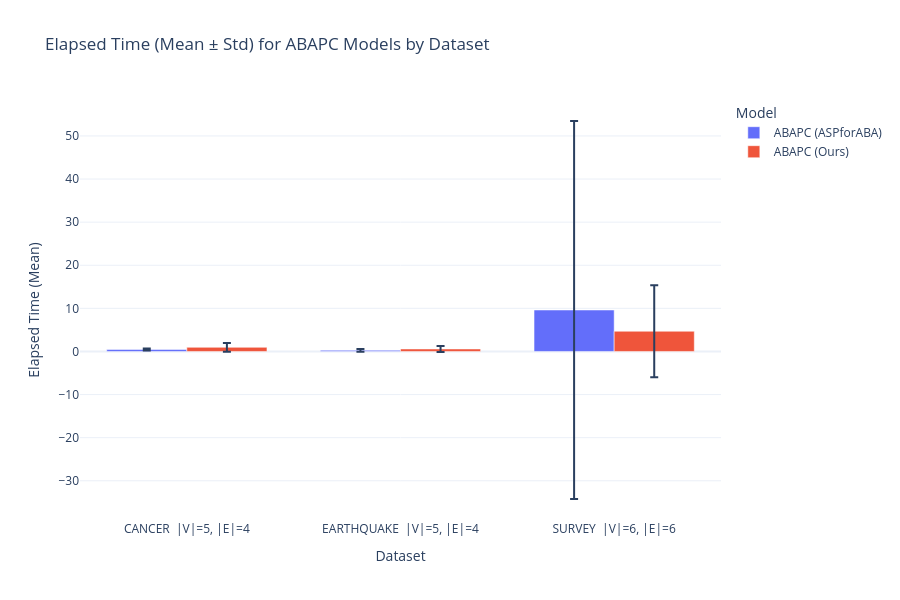

Write notebook code for a chart like this one.
### Code cell
import pandas as pd
import plotly.express as px
import plotly.io as pio

# Enable Kaleido export
pio.kaleido.scope.default_format = "png"

# Load your dataset
df = all_sum

# Optional: Clean HTML line breaks in 'dataset'
df['dataset'] = df['dataset'].str.replace('<br>', '\n', regex=False)

# ✅ Filter only ABAPC models
models_of_interest = ['ABAPC (ASPforABA)', 'ABAPC (Ours)']
df_filtered = df[df['model'].isin(models_of_interest)]

# Create grouped bar plot
fig = px.bar(
    df_filtered,
    x='dataset',
    y='elapsed_mean',
    color='model',
    barmode='group',
    error_y='elapsed_std',
    title="Elapsed Time (Mean ± Std) for ABAPC Models by Dataset",
    labels={'elapsed_mean': 'Elapsed Time (Mean)', 'dataset': 'Dataset'},
    height=600
)

fig.update_layout(
    xaxis_tickangle=-0,
    bargap=0.25,
    legend_title_text='Model',
    template='plotly_white'
)

# Show the plot
fig.show()

# Export to image
fig.write_image("elapsed_time_grouped_by_dataset.png", scale=2)

### Figure 1 — Plotly figure (JSON) as saved in the notebook; plotly's stock layout.template omitted (floating-point values rounded to 4 significant figures)
{"data": [{"alignmentgroup": "True", "error_y": {"array": [0.24, 0.33, 43.85]}, "hovertemplate": "model=ABAPC (ASPforABA)<br>Dataset=%{x}<br>Elapsed Time (Mean)=%{y}<extra></extra>", "legendgroup": "ABAPC (ASPforABA)", "marker": {"color": "#636efa", "pattern": {"shape": ""}}, "name": "ABAPC (ASPforABA)", "offsetgroup": "ABAPC (ASPforABA)", "orientation": "v", "showlegend": true, "textposition": "auto", "type": "bar", "x": ["CANCER\n |V|=5, |E|=4", "EARTHQUAKE\n |V|=5, |E|=4", "SURVEY\n |V|=6, |E|=6"], "xaxis": "x", "y": [0.47, 0.27, 9.62], "yaxis": "y"}, {"alignmentgroup": "True", "error_y": {"array": [1.0, 0.68, 10.66]}, "hovertemplate": "model=ABAPC (Ours)<br>Dataset=%{x}<br>Elapsed Time (Mean)=%{y}<extra></extra>", "legendgroup": "ABAPC (Ours)", "marker": {"color": "#EF553B", "pattern": {"shape": ""}}, "name": "ABAPC (Ours)", "offsetgroup": "ABAPC (Ours)", "orientation": "v", "showlegend": true, "textposition": "auto", "type": "bar", "x": ["CANCER\n |V|=5, |E|=4", "EARTHQUAKE\n |V|=5, |E|=4", "SURVEY\n |V|=6, |E|=6"], "xaxis": "x", "y": [0.96, 0.58, 4.69], "yaxis": "y"}], "layout": {"bargap": 0.25, "barmode": "group", "height": 600, "legend": {"title": {"text": "Model"}, "tracegroupgap": 0}, "title": {"text": "Elapsed Time (Mean ± Std) for ABAPC Models by Dataset"}, "xaxis": {"anchor": "y", "domain": [0, 1], "tickangle": 0, "title": {"text": "Dataset"}}, "yaxis": {"anchor": "x", "domain": [0, 1], "title": {"text": "Elapsed Time (Mean)"}}}}
